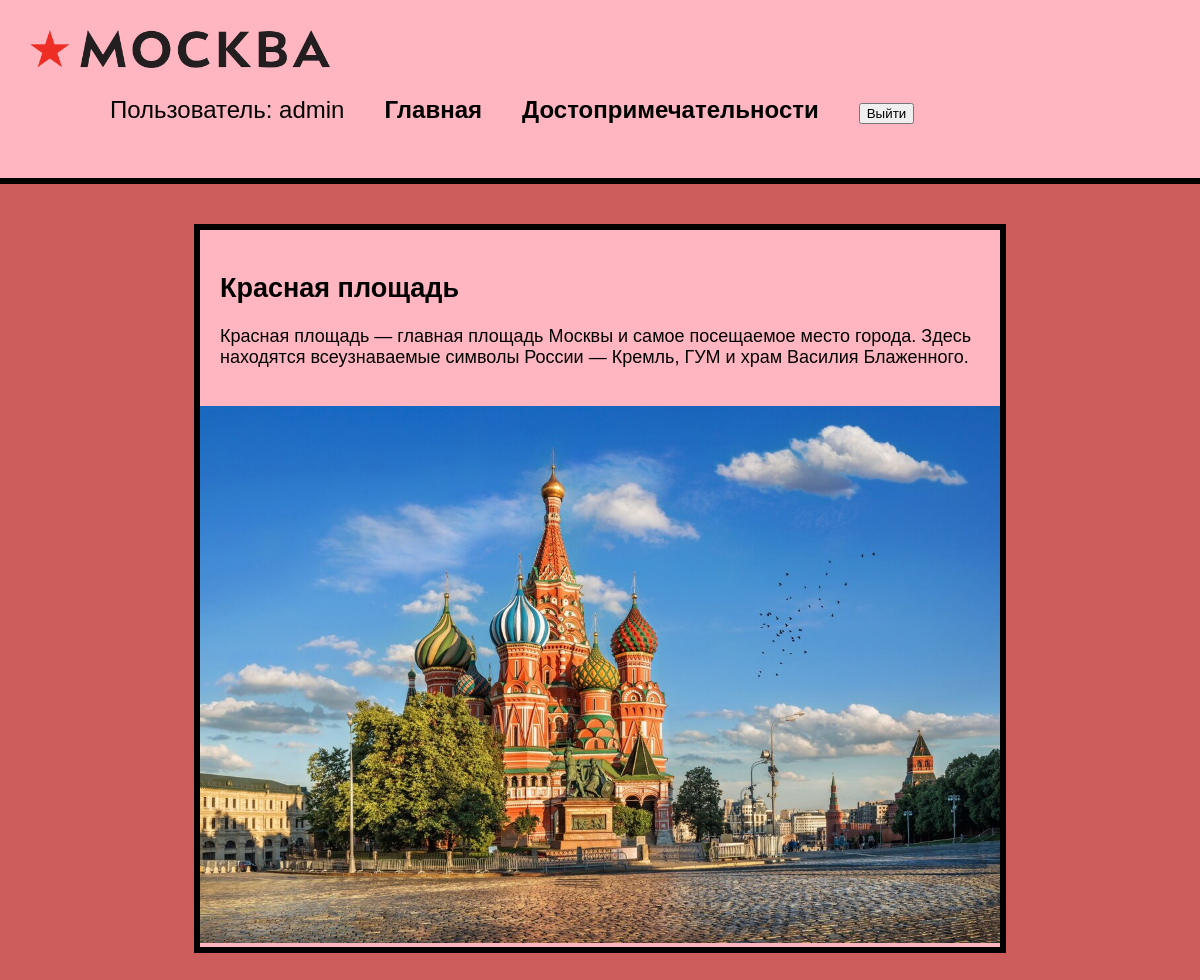
The app's page /sights/1/ (signed in) with its own data.
### cities/models.py (models this page shows, shortened)
class Sights(models.Model):
    title = models.CharField(max_length=100)
    text = models.CharField(max_length=1000)
    image = models.ImageField(upload_to='cities/images')

### cities/views.py (the view)
# urls.py: path('sights/<int:sights_id>/', views.description, name="description"),
@login_required
def description(request, sights_id):
    objects = get_object_or_404(Sights, pk=sights_id)
    return render(request, 'cities/description.html', {'objects': objects})

### cities/templates/cities/description.html
{% extends 'cities/base.html' %}
{% load static%}
{% block content %}
<div class="block">
    <div class="element">
        <div class="text">
            <h2>{{ objects.title }}</h2>
            <p>{{ objects.text }}</p>
        </div>
        <div>
            <img src="{{ objects.image.url }}" alt="">
        </div>
    </div>
</div>
{% endblock %}

### cities/templates/cities/base.html (shortened to what this page needs)
<!DOCTYPE html>
{% load static %}
<html lang="en">
<head>
    <link rel="stylesheet" href="{% static 'css/style.css' %}">
</head>
<body>
<div class="menu">
    <div class="wrap">
        <div class="logo">
            <img class="img1" src=" {% static 'cities/logo.png'%}" alt="">
        </div>
        <ul>
            {% if user.is_authenticated %}
            <li class="logo">Пользователь: {{ user.username }}</li>
            <li><a href="{% url 'cities' %}">Главная</a></li>
            <li><a href="{% url 'sights' %}">Достопримечательности</a></li>
            <li>
                <form action="{% url 'logoutuser' %}" method="post">
                    <button class="btn">Выйти</button>
                </form>
            </li>
            {% else %}
            <li><a href="{% url 'signupuser' %}">Регистрация</a></li>
            <li><a href="{% url 'loginuser' %}">Войти</a></li>
            {% endif %}
        </ul>
    </div>
</div>
    <div class="content">
        <div class="wrap">
            {% block content %}
            {% endblock %}
        </div>
    </div>
</body>
</html>

### cities/static/css/style.css (style rules this page uses)
body { background: indianred; font-family: 'Franklin Gothic Medium', 'Arial Narrow', Arial, sans-serif; margin: 0; padding: 0; }
.wrap { max-width: 1200px; margin: 0 auto; padding: 20px; box-sizing: border-box; }
.block { display: flex; flex-wrap: wrap; justify-content: space-evenly; margin-bottom: 60px; }
.element { background: lightpink; border: 6px solid black; margin: 20px 0; max-width: 800px; }
.text { width: 800px; padding: 20px; box-sizing: border-box; font-size: large; }
.block img { max-width: 800px; }
.menu { background: lightpink; padding: 10px; border-bottom: 6px solid black; }
.menu a { color: black; font-weight: bold; text-decoration: none; }
.menu ul { display: flex; list-style: none; font-size: 24px; }
.menu li { margin-left: 40px; }
.img1 { max-width: 300px; }
.menu .wrap { display: flex; flex-wrap: wrap; justify-content: space-between; align-items: center; }

### records on screen
Sights: title "Красная площадь", text "Красная площадь — главная площадь Москвы и самое посещаемое место города. Здесь находятся всеузнаваемые символы России — Кремль, ГУМ и храм Василия Блаженного.", image (picture)

### other values on screen
{{ user.username }} "admin"
